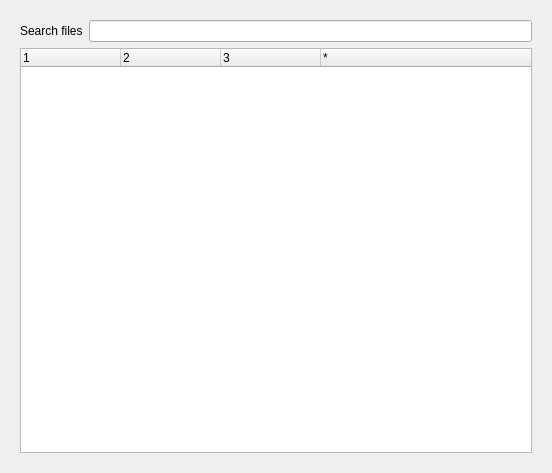
<?xml version="1.0" encoding="UTF-8"?>
<ui version="4.0">
 <class>Seeds</class>
 <widget class="QWidget" name="Seeds">
  <property name="geometry">
   <rect>
    <x>0</x>
    <y>0</y>
    <width>552</width>
    <height>473</height>
   </rect>
  </property>
  <property name="windowTitle">
   <string>Form</string>
  </property>
  <layout class="QVBoxLayout" name="verticalLayout_2">
   <item>
    <layout class="QVBoxLayout" name="verticalLayout">
     <item>
      <layout class="QHBoxLayout" name="hLayoutStackControl">
       <property name="spacing">
        <number>12</number>
       </property>
      </layout>
     </item>
     <item>
      <widget class="QStackedWidget" name="stack">
       <property name="currentIndex">
        <number>0</number>
       </property>
       <widget class="QWidget" name="page">
        <layout class="QVBoxLayout" name="verticalLayout_4">
         <item>
          <layout class="QVBoxLayout" name="verticalLayout_3">
           <item>
            <layout class="QHBoxLayout" name="horizontalLayout_2">
             <item>
              <widget class="QLabel" name="label">
               <property name="text">
                <string>Search files</string>
               </property>
              </widget>
             </item>
             <item>
              <widget class="QLineEdit" name="seedsSearch"/>
             </item>
            </layout>
           </item>
           <item>
            <widget class="QTreeWidget" name="treeAllSeeds">
             <attribute name="headerVisible">
              <bool>true</bool>
             </attribute>
             <column>
              <property name="text">
               <string notr="true">1</string>
              </property>
             </column>
             <column>
              <property name="text">
               <string/>
              </property>
             </column>
             <column>
              <property name="text">
               <string/>
              </property>
             </column>
             <column>
              <property name="text">
               <string>*</string>
              </property>
             </column>
            </widget>
           </item>
          </layout>
         </item>
        </layout>
       </widget>
       <widget class="QWidget" name="page_2">
        <layout class="QVBoxLayout" name="verticalLayout_6">
         <item>
          <layout class="QVBoxLayout" name="verticalLayout_5">
           <item>
            <widget class="QTreeWidget" name="treeMySeeds">
             <attribute name="headerVisible">
              <bool>false</bool>
             </attribute>
             <column>
              <property name="text">
               <string notr="true">1</string>
              </property>
             </column>
             <column>
              <property name="text">
               <string/>
              </property>
             </column>
             <column>
              <property name="text">
               <string/>
              </property>
             </column>
             <column>
              <property name="text">
               <string>*</string>
              </property>
             </column>
            </widget>
           </item>
          </layout>
         </item>
        </layout>
       </widget>
      </widget>
     </item>
    </layout>
   </item>
  </layout>
 </widget>
 <resources/>
 <connections/>
</ui>
